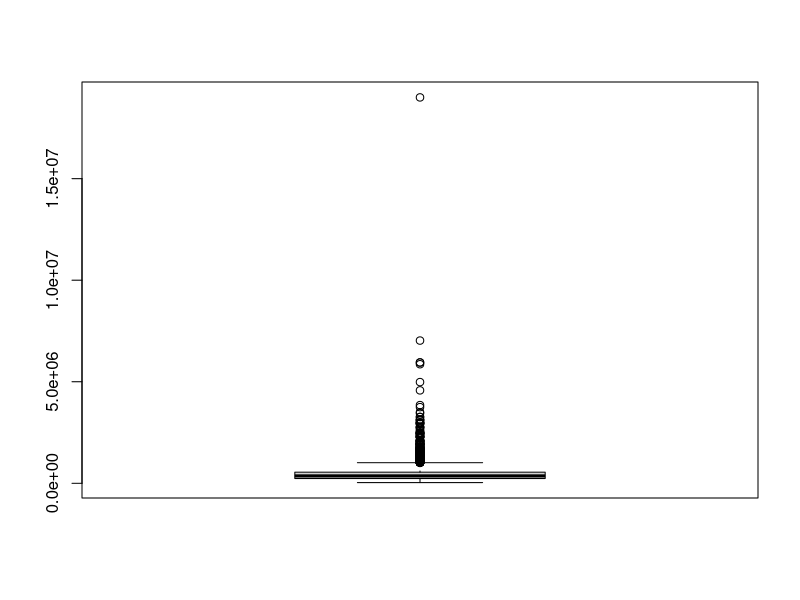
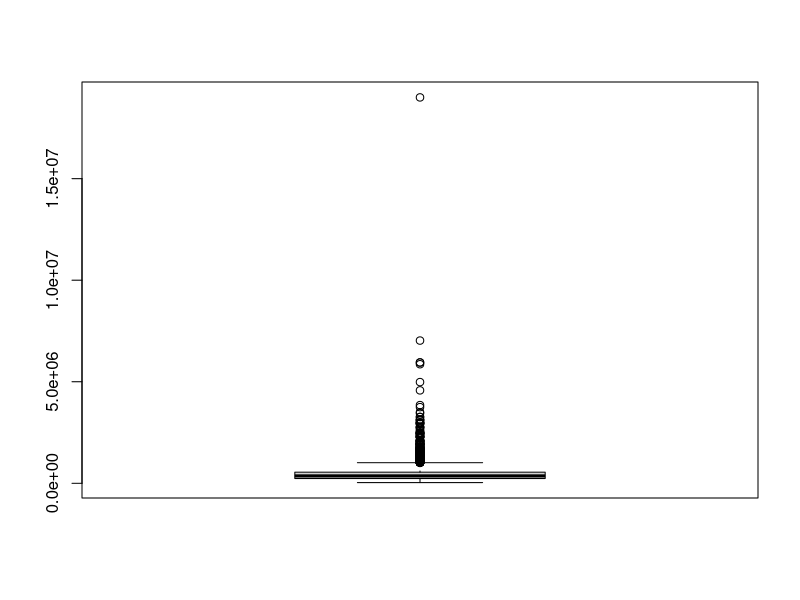

These charts were generated, in order, by the following R code: (Note: this script raises an error after producing the figures.)
data <- read.csv("full_data.csv")

#data preparation
library(dplyr)
nums <- unlist(lapply(data, is.numeric))
data_num <- data[, nums]
binary <- c("balcony", "built_in_kitchen", "cellar", "courtage", "garden", "is_vacant",
            "lift", "private_seller")
data_num1 <- data_num[, ! names(data_num) %in% binary]

#some descriptive statistics
boxplot(data$price)     # need to remove outliers (or take logs())

#remove outliers
remove_outliers <- function(x, na.rm = TRUE, ...) {
  qnt <- quantile(x, probs=c(.25, .75), na.rm = na.rm, ...)
  H <- 1.5 * IQR(x, na.rm = na.rm)
  y <- x
  y[x < (qnt[1] - H)] <- NA
  y[x > (qnt[2] + H)] <- NA
  y
}
data <- data[!is.na(data$price),]
boxplot(data$price)

#------------------------------------------------------------------------------------------
#which areas are suitable (= contain enough observations) for RD analysis?
n <- table(data$location)
df <- data[data$location %in% names(n[n >100]), ]
count(df$location)


#select area Reinickendorf-Wedding 
data.rw <- data[data$lat > 52.5570 & data$lat < 52.569 & 
               data$lng > 13.320 & data$lng < 13.370 , ]
count(data.rw$location)   #31 Reinickendorf, 13 Wedding, naja
PriLoc <- data.rw[data.rw$price < 500000, c("price_per_sqm", "location")]

#density plots
library(ggplot2)
ggplot(PriLoc, aes(price_per_sqm, fill = location)) + geom_density(alpha = 0.5) + scale_fill_manual(values= c("#85B8CD", "#1D6A96")) + theme(panel.background = element_blank())

# Spatial Regression Discontinuity
data.rw$wedding <- ifelse(data.rw$location =="Wedding (Wedding)", 1,0) #creates dummy for Wedding

reg.1 <- lm(formula = price_per_sqm ~ wedding
            , data = data.rw)
summary(reg.1)

reg.2 <- lm(formula = price_per_sqm ~ wedding+ is_vacant+ courtage + 
              grocery_rating_score + built_in_kitchen +
              park_weighted_average_rating + park_total_activity +
              education_distance_university + education_distance_kita +
              cellar + education_distance_adult_education
            , data = data.rw)
summary(reg.2)


#in the following the same procedure for other districts:

#Prenzlberg Mitte *
data.pm <- data[data$lat > 52.530 & data$lat < 52.540 & 
                  data$lng > 13.400 & data$lng < 13.411 , ]
data.pm <- data.pm[data.pm$price_per_sqm<10000 & data.pm$price_per_sqm > 4500,]
count(data.pm$location)
PriLoc.pm <- data.pm[, c("price_per_sqm", "location")]
ggplot(PriLoc.pm, aes(price_per_sqm, fill = location)) + geom_density(alpha = 0.5) + scale_fill_manual(values= c("#85B8CD", "#1D6A96")) + theme(panel.background = element_blank())
data.pm$mitte <- ifelse(data.pm$location =="Mitte (Mitte)", 1,0) #creates dummy for Mitte
reg.pm <- lm(formula = price_per_sqm ~ mitte
            , data = data.pm)
summary(reg.pm)

#kreuzberg Neukölln *
data.kn <- data[data$lat > 52.486 & data$lat < 52.496 & 
                    data$lng > 13.415 & data$lng < 13.441 , ]
count(data.kn$location)
PriLoc.kn <- data.kn[, c("price_per_sqm", "location")]
#denisities
ggplot(PriLoc.kn, aes(price_per_sqm, fill = location)) + geom_density(alpha = 0.5) + scale_fill_manual(values= c("#85B8CD", "#1D6A96")) + theme(panel.background = element_blank())
data.kn$neukölln <- ifelse(data.kn$location =="Neukölln (Neukölln)", 1,0) #creates dummy for Wedding
m.kn <- aggregate(data.kn$price_per_sqm, by= list(data.kn$location), FUN=mean)
m.kn
reg.kn <- lm(formula = price_per_sqm ~ neukölln
            , data = data.kn)
summary(reg.kn)

#-----------------------------------------------------------------------------------------
# Friedrichshain Lichtenberg
data.fl <- data[data$lat > 52.500 & data$lat < 52.513 & 
                  data$lng > 13.471 & data$lng < 13.484 , ]

#Steglitz-Lichterfelde
data.sl <- data[data$lat > 52.442 & data$lat < 52.455 & 
                  data$lng > 13.312 & data$lng < 13.326 , ]
count(data.sl$location)

#Kreuzberg Schöneberg
data.ks <- data[data$lat > 52.491 & data$lat < 52.495 & 
                  data$lng > 13.364 & data$lng < 13.375 , ]

